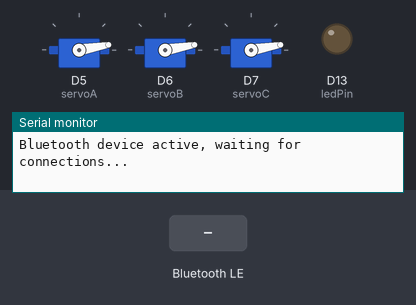
Recording of a sketch running on a simulated Arduino Nano 33 IoT. Parts: 3 × servo, output pins drawn as LEDs (lit = HIGH), the last lines printed to the serial monitor. The inputs (shaded band) are chosen by the test bench. Nothing arrives over Bluetooth unless stated; a phone connects over Bluetooth LE 3 s after start.

Above: at 3.8 s.
3.9 s: Bluetooth LE write "1" received
At 5.0 s:
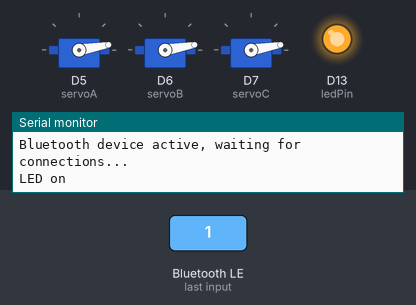
5.4 s: Bluetooth LE write "1" received
At 6.2 s:
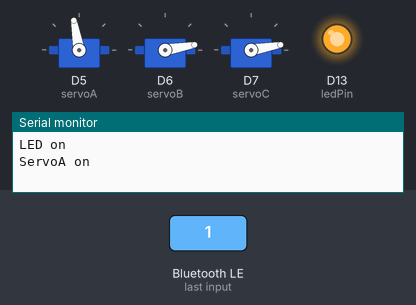
6.9 s: Bluetooth LE write "1" received
At 7.3 s:
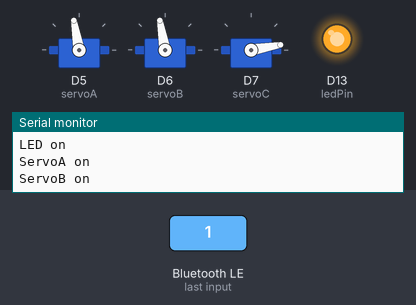
8.4 s: Bluetooth LE write "0" received
At 9.6 s:
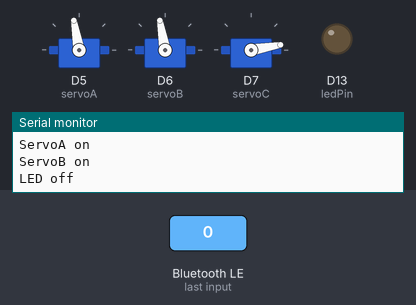
9.9 s: Bluetooth LE write "0" received
At 10.8 s:
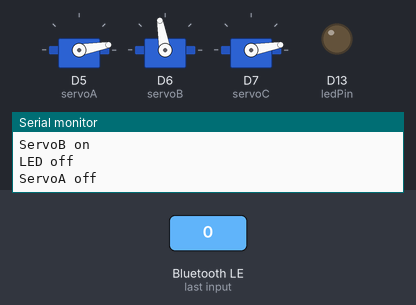
11.4 s: Bluetooth LE write "2" received
At 11.9 s:
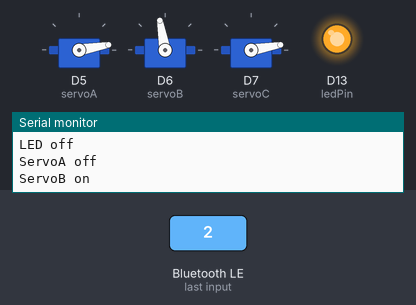
Timing chart, 0 to 13.9 s (numbered marks = the images above; inputs shaded):
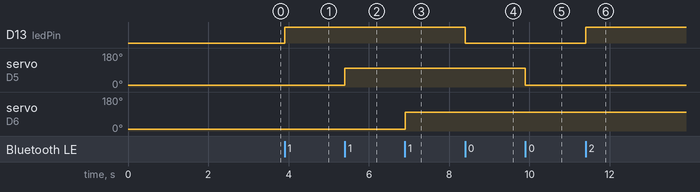

Measured:
- after the input at 3.9 s, D13 (ledPin): LOW → HIGH at once
- after the input at 5.4 s, servo on D5 (servoA): 10° → 100° at once
- after the input at 6.9 s, servo on D6 (servoB): 10° → 100° at once
- after the input at 8.4 s, D13 (ledPin): HIGH → LOW at once
- after the input at 9.9 s, servo on D5 (servoA): 100° → 10° at once
- after the input at 11.4 s, D13 (ledPin): LOW → HIGH at once

The sketch:

whack_a_mole.ino
```cpp
#include <ArduinoBLE.h>
#include <Servo.h>

const int ledPin = LED_BUILTIN; // Set ledPin to on-board LED
const int angleMin = 10;
const int angleMax = 100;
Servo servoA;
Servo servoB;
Servo servoC;

BLEService wamService("19B10010-E8F2-537E-4F6C-D104768A1214");

BLEByteCharacteristic ledCharacteristic("19B10011-E8F2-537E-4F6C-D104768A1214", BLERead | BLEWrite);
BLEByteCharacteristic buttonCharacteristicA("19B10012-E8F2-537E-4F6C-D104768A1214", BLERead | BLEWrite);
BLEByteCharacteristic buttonCharacteristicB("19B10012-E8F2-537E-4F6C-D104768A1214", BLERead | BLEWrite);
BLEByteCharacteristic buttonCharacteristicC("19B10012-E8F2-537E-4F6C-D104768A1214", BLERead | BLEWrite);

void setup() {
  Serial.begin(9600);

  pinMode(ledPin, OUTPUT); // use the LED as an output

  // Initialization
  if (!BLE.begin()) {
    Serial.println("Starting BLE failed!");
    while (1);
  }

  // Set the local name peripheral advertises
  BLE.setLocalName("Whack A Mole");

  // Set the UUID for the service this peripheral advertises:
  BLE.setAdvertisedService(wamService);

  // Add the characteristics to the service
  wamService.addCharacteristic(ledCharacteristic);
  wamService.addCharacteristic(buttonCharacteristicA);
  wamService.addCharacteristic(buttonCharacteristicB);
  wamService.addCharacteristic(buttonCharacteristicC);

  // Add the service
  BLE.addService(wamService);

  ledCharacteristic.writeValue(0);
  buttonCharacteristicA.writeValue(0);
  buttonCharacteristicB.writeValue(0);
  buttonCharacteristicC.writeValue(0);

  // Start advertising
  BLE.advertise();

  // Set servos
  servoA.attach(5);
  servoB.attach(6);
  servoC.attach(7);
  servoA.write(angleMin);
  servoB.write(angleMin);
  servoC.write(angleMin);
  Serial.println("Bluetooth device active, waiting for connections...");
}

void loop() {
  // Poll for BLE events
  BLE.poll();

  if (ledCharacteristic.written()) {
    if (ledCharacteristic.value()) {
      Serial.println("LED on");
      digitalWrite(ledPin, HIGH);
    } else {
      Serial.println("LED off");
      digitalWrite(ledPin, LOW);
    }
  }

  if (buttonCharacteristicA.written()) {
    if (buttonCharacteristicA.value()) {
      Serial.println("ServoA on");
      digitalWrite(ledPin, HIGH);
      servoA.write(angleMax);
    } else {
      Serial.println("ServoA off");
      digitalWrite(ledPin, LOW);
      servoA.write(angleMin);
    }
  }

  if (buttonCharacteristicB.written()) {
    if (buttonCharacteristicB.value()) {
      Serial.println("ServoB on");
      digitalWrite(ledPin, HIGH);
      servoB.write(angleMax);
    } else {
      Serial.println("ServoB off");
      digitalWrite(ledPin, LOW);
      servoB.write(angleMin);
    }
  }

  if (buttonCharacteristicC.written()) {
    if (buttonCharacteristicC.value()) {
      Serial.println("ServoC on");
      digitalWrite(ledPin, HIGH);
      servoC.write(angleMax);
    } else {
      Serial.println("ServoC off");
      digitalWrite(ledPin, LOW);
      servoC.write(angleMin);
    }
  }
}
```
